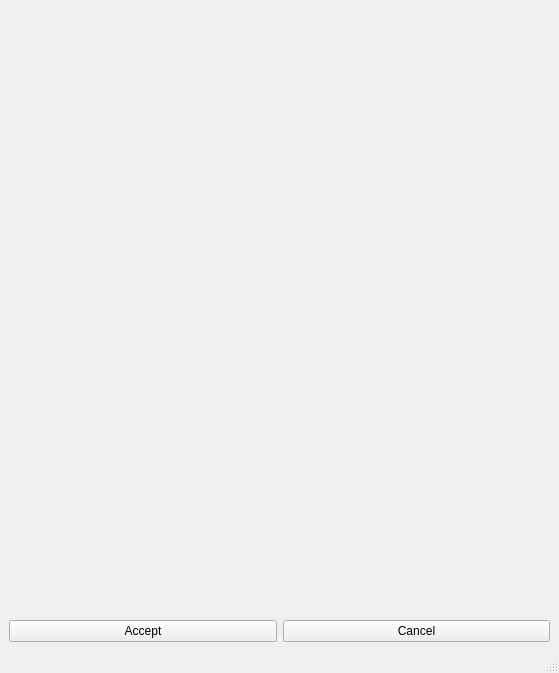
<?xml version="1.0" encoding="UTF-8"?>
<ui version="4.0">
 <class>MainWindow</class>
 <widget class="QMainWindow" name="MainWindow">
  <property name="geometry">
   <rect>
    <x>0</x>
    <y>0</y>
    <width>559</width>
    <height>673</height>
   </rect>
  </property>
  <property name="sizePolicy">
   <sizepolicy hsizetype="Preferred" vsizetype="Maximum">
    <horstretch>0</horstretch>
    <verstretch>0</verstretch>
   </sizepolicy>
  </property>
  <property name="windowTitle">
   <string>MainWindow</string>
  </property>
  <property name="windowOpacity">
   <double>1.000000000000000</double>
  </property>
  <property name="dockOptions">
   <set>QMainWindow::AllowNestedDocks|QMainWindow::AllowTabbedDocks|QMainWindow::AnimatedDocks</set>
  </property>
  <widget class="QWidget" name="centralwidget">
   <property name="sizePolicy">
    <sizepolicy hsizetype="Preferred" vsizetype="MinimumExpanding">
     <horstretch>0</horstretch>
     <verstretch>0</verstretch>
    </sizepolicy>
   </property>
   <layout class="QHBoxLayout" name="horizontalLayout">
    <item>
     <layout class="QVBoxLayout" name="verticalLayout_2">
      <item>
       <layout class="QVBoxLayout" name="verticalLayout_prefs">
        <property name="topMargin">
         <number>50</number>
        </property>
       </layout>
      </item>
      <item>
       <spacer name="verticalSpacer">
        <property name="orientation">
         <enum>Qt::Vertical</enum>
        </property>
        <property name="sizeHint" stdset="0">
         <size>
          <width>20</width>
          <height>40</height>
         </size>
        </property>
       </spacer>
      </item>
      <item>
       <layout class="QHBoxLayout" name="horizontalLayout_buttons">
        <item>
         <widget class="QPushButton" name="pushButton_accept">
          <property name="text">
           <string>Accept</string>
          </property>
         </widget>
        </item>
        <item>
         <widget class="QPushButton" name="pushButton_cancel">
          <property name="text">
           <string>Cancel</string>
          </property>
         </widget>
        </item>
       </layout>
      </item>
     </layout>
    </item>
   </layout>
  </widget>
  <widget class="QMenuBar" name="menubar">
   <property name="geometry">
    <rect>
     <x>0</x>
     <y>0</y>
     <width>559</width>
     <height>21</height>
    </rect>
   </property>
  </widget>
  <widget class="QStatusBar" name="statusbar"/>
  <action name="actionSettings">
   <property name="text">
    <string>Settings</string>
   </property>
  </action>
 </widget>
 <resources>
  <include location="icons.qrc"/>
 </resources>
 <connections/>
</ui>
